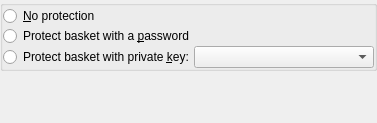
<?xml version="1.0" encoding="UTF-8"?>
<ui version="4.0">
 <class>PasswordLayout</class>
 <widget class="QWidget" name="PasswordLayout">
  <property name="geometry">
   <rect>
    <x>0</x>
    <y>0</y>
    <width>377</width>
    <height>123</height>
   </rect>
  </property>
  <property name="windowTitle">
   <string>Password Protection</string>
  </property>
  <layout class="QVBoxLayout">
   <item>
    <widget class="QGroupBox" name="buttonGroup">
     <property name="title">
      <string/>
     </property>
     <layout class="QVBoxLayout">
      <property name="leftMargin">
       <number>0</number>
      </property>
      <property name="topMargin">
       <number>0</number>
      </property>
      <property name="rightMargin">
       <number>0</number>
      </property>
      <property name="bottomMargin">
       <number>0</number>
      </property>
      <item>
       <widget class="QRadioButton" name="noPasswordRadioButton">
        <property name="text">
         <string>&amp;No protection</string>
        </property>
       </widget>
      </item>
      <item>
       <widget class="QRadioButton" name="passwordRadioButton">
        <property name="text">
         <string>Protect basket with a &amp;password</string>
        </property>
       </widget>
      </item>
      <item>
       <layout class="QHBoxLayout">
        <item>
         <widget class="QRadioButton" name="publicPrivateRadioButton">
          <property name="sizePolicy">
           <sizepolicy hsizetype="Fixed" vsizetype="Fixed">
            <horstretch>0</horstretch>
            <verstretch>0</verstretch>
           </sizepolicy>
          </property>
          <property name="text">
           <string>Protect basket with private &amp;key:</string>
          </property>
         </widget>
        </item>
        <item>
         <widget class="QComboBox" name="keyCombo"/>
        </item>
       </layout>
      </item>
     </layout>
    </widget>
   </item>
   <item>
    <spacer name="verticalSpacer">
     <property name="orientation">
      <enum>Qt::Vertical</enum>
     </property>
     <property name="sizeHint" stdset="0">
      <size>
       <width>20</width>
       <height>40</height>
      </size>
     </property>
    </spacer>
   </item>
  </layout>
 </widget>
 <layoutdefault spacing="0" margin="0"/>
 <layoutfunction spacing="KDialog::spacingHint"/>
 <pixmapfunction>qPixmapFromMimeSource</pixmapfunction>
 <resources/>
 <connections/>
</ui>
